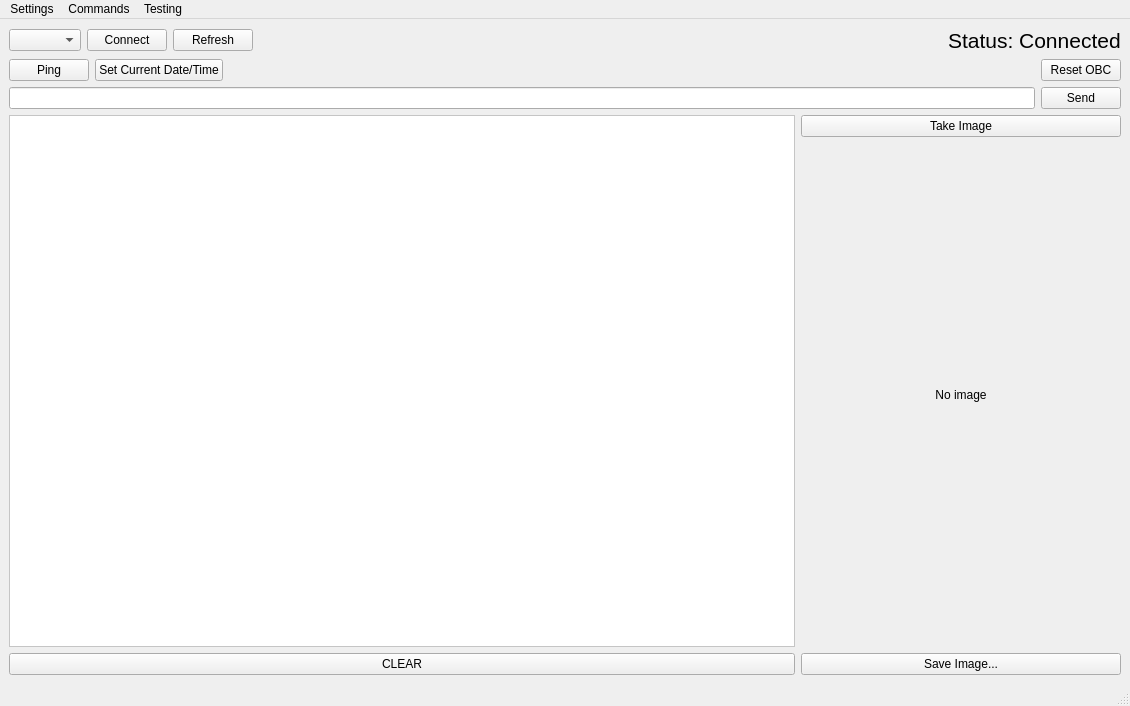
<?xml version="1.0" encoding="UTF-8"?>
<ui version="4.0">
 <class>MainWindow</class>
 <widget class="QMainWindow" name="MainWindow">
  <property name="enabled">
   <bool>true</bool>
  </property>
  <property name="geometry">
   <rect>
    <x>0</x>
    <y>0</y>
    <width>1130</width>
    <height>706</height>
   </rect>
  </property>
  <property name="windowTitle">
   <string>MainWindow</string>
  </property>
  <widget class="QWidget" name="centralwidget">
   <layout class="QVBoxLayout" name="verticalLayout">
    <item>
     <layout class="QGridLayout" name="gridLayout">
      <item row="0" column="1">
       <widget class="QPushButton" name="connect_button">
        <property name="text">
         <string>Connect</string>
        </property>
       </widget>
      </item>
      <item row="0" column="2">
       <widget class="QPushButton" name="refresh_button">
        <property name="text">
         <string>Refresh</string>
        </property>
       </widget>
      </item>
      <item row="0" column="0">
       <widget class="QComboBox" name="comboBox"/>
      </item>
      <item row="0" column="4">
       <spacer name="horizontalSpacer">
        <property name="orientation">
         <enum>Qt::Horizontal</enum>
        </property>
        <property name="sizeHint" stdset="0">
         <size>
          <width>40</width>
          <height>20</height>
         </size>
        </property>
       </spacer>
      </item>
      <item row="0" column="5">
       <widget class="QLabel" name="status_label">
        <property name="font">
         <font>
          <pointsize>16</pointsize>
         </font>
        </property>
        <property name="text">
         <string>Status: Connected</string>
        </property>
       </widget>
      </item>
     </layout>
    </item>
    <item>
     <layout class="QHBoxLayout" name="horizontalLayout_3">
      <property name="topMargin">
       <number>0</number>
      </property>
      <item>
       <widget class="QPushButton" name="ping_button">
        <property name="text">
         <string>Ping</string>
        </property>
       </widget>
      </item>
      <item>
       <widget class="QPushButton" name="set_datetime_button">
        <property name="text">
         <string>Set Current Date/Time</string>
        </property>
       </widget>
      </item>
      <item>
       <spacer name="horizontalSpacer_2">
        <property name="orientation">
         <enum>Qt::Horizontal</enum>
        </property>
        <property name="sizeHint" stdset="0">
         <size>
          <width>40</width>
          <height>20</height>
         </size>
        </property>
       </spacer>
      </item>
      <item>
       <widget class="QPushButton" name="reset_button">
        <property name="text">
         <string>Reset OBC</string>
        </property>
       </widget>
      </item>
     </layout>
    </item>
    <item>
     <layout class="QHBoxLayout" name="horizontalLayout">
      <item>
       <widget class="QLineEdit" name="input_line"/>
      </item>
      <item>
       <widget class="QPushButton" name="send_button">
        <property name="text">
         <string>Send</string>
        </property>
       </widget>
      </item>
     </layout>
    </item>
    <item>
     <layout class="QHBoxLayout" name="horizontalLayout_2">
      <item>
       <layout class="QVBoxLayout" name="verticalLayout_3">
        <item>
         <widget class="QTextEdit" name="textEdit">
          <property name="enabled">
           <bool>true</bool>
          </property>
          <property name="font">
           <font>
            <pointsize>10</pointsize>
           </font>
          </property>
          <property name="styleSheet">
           <string notr="true">background-color: rgb(255, 255, 255);</string>
          </property>
         </widget>
        </item>
        <item>
         <widget class="QPushButton" name="clear_button">
          <property name="text">
           <string>CLEAR</string>
          </property>
         </widget>
        </item>
       </layout>
      </item>
      <item>
       <layout class="QVBoxLayout" name="verticalLayout_2">
        <property name="rightMargin">
         <number>0</number>
        </property>
        <item>
         <widget class="QPushButton" name="take_image_button">
          <property name="text">
           <string>Take Image</string>
          </property>
         </widget>
        </item>
        <item>
         <widget class="QLabel" name="image_label">
          <property name="minimumSize">
           <size>
            <width>320</width>
            <height>0</height>
           </size>
          </property>
          <property name="text">
           <string>No image</string>
          </property>
          <property name="alignment">
           <set>Qt::AlignCenter</set>
          </property>
         </widget>
        </item>
        <item>
         <widget class="QPushButton" name="save_image_button">
          <property name="text">
           <string>Save Image...</string>
          </property>
         </widget>
        </item>
       </layout>
      </item>
     </layout>
    </item>
   </layout>
  </widget>
  <widget class="QMenuBar" name="menubar">
   <property name="geometry">
    <rect>
     <x>0</x>
     <y>0</y>
     <width>1130</width>
     <height>21</height>
    </rect>
   </property>
   <widget class="QMenu" name="menuSettings">
    <property name="title">
     <string>Settings</string>
    </property>
    <addaction name="actionTimestamps"/>
    <addaction name="actionFunction_ID"/>
    <addaction name="actionMessage_Level"/>
   </widget>
   <widget class="QMenu" name="menuTesting">
    <property name="title">
     <string>Testing</string>
    </property>
    <addaction name="actionUpdate_Tests"/>
    <addaction name="actionAdd_Test"/>
   </widget>
   <widget class="QMenu" name="menuComms">
    <property name="title">
     <string>Commands</string>
    </property>
   </widget>
   <addaction name="menuSettings"/>
   <addaction name="menuComms"/>
   <addaction name="menuTesting"/>
  </widget>
  <widget class="QStatusBar" name="statusbar"/>
  <action name="actionUpdate_Tests">
   <property name="text">
    <string>Update Tests</string>
   </property>
  </action>
  <action name="actionAdd_Test">
   <property name="text">
    <string>Add Test</string>
   </property>
  </action>
  <action name="actionTimestamps">
   <property name="text">
    <string>Timestamps: OFF</string>
   </property>
  </action>
  <action name="actionFunction_ID">
   <property name="text">
    <string>Function ID: OFF</string>
   </property>
  </action>
  <action name="actionMessage_Level">
   <property name="text">
    <string>Message Level: OFF</string>
   </property>
  </action>
 </widget>
 <resources/>
 <connections/>
</ui>
